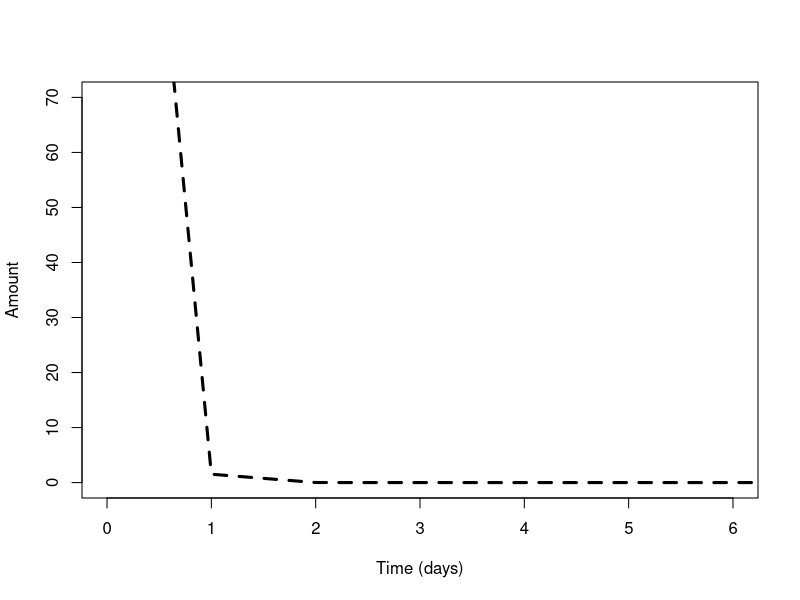
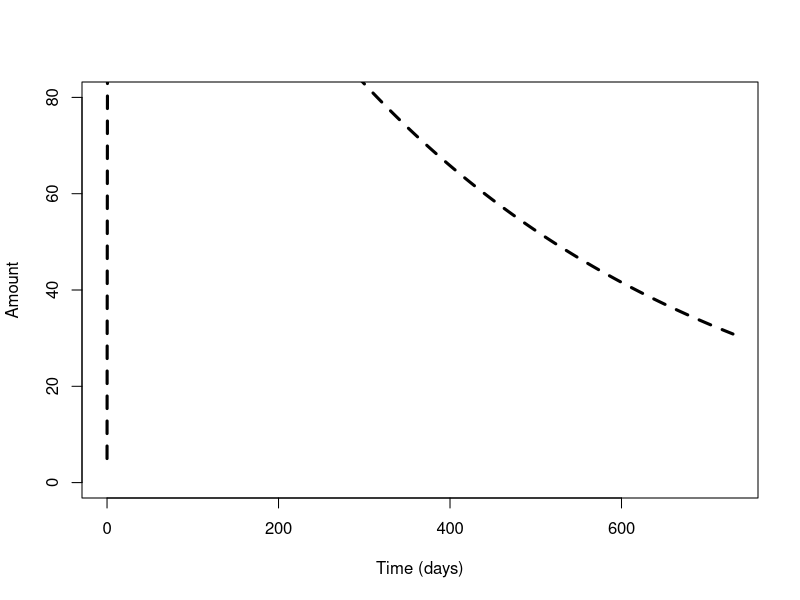
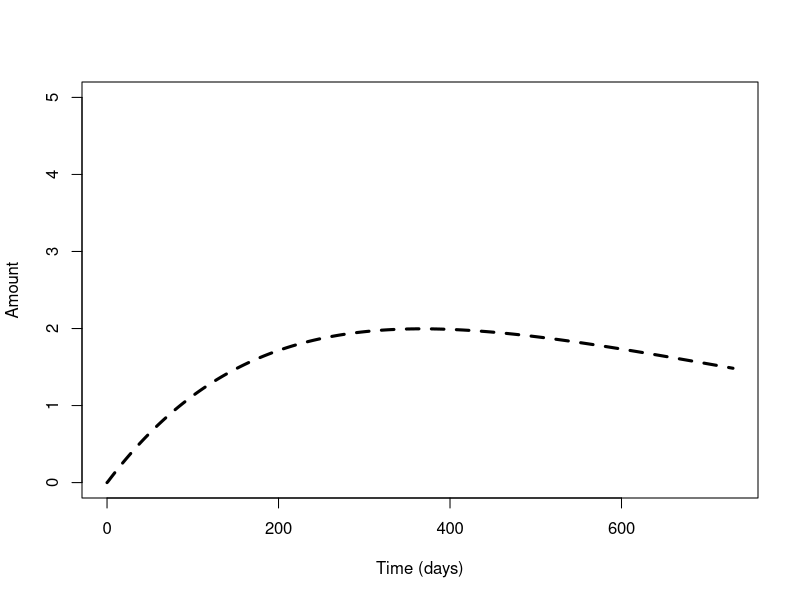
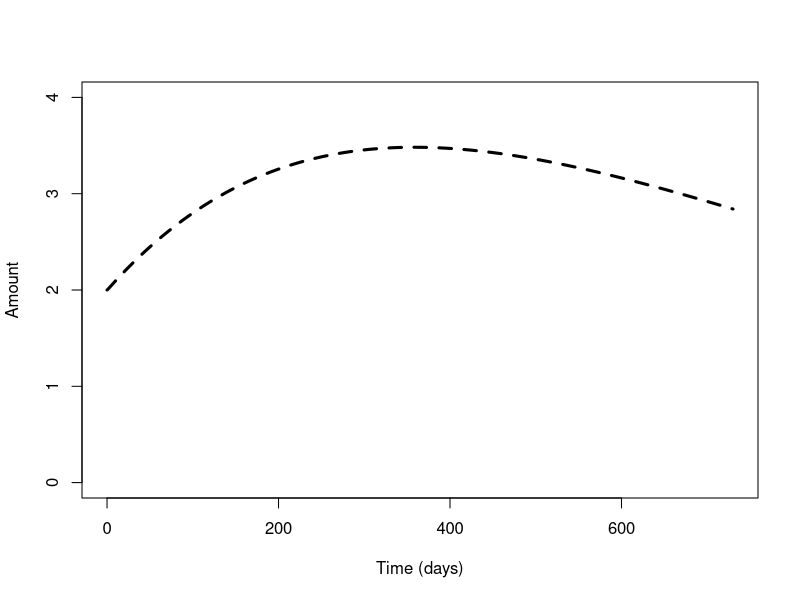
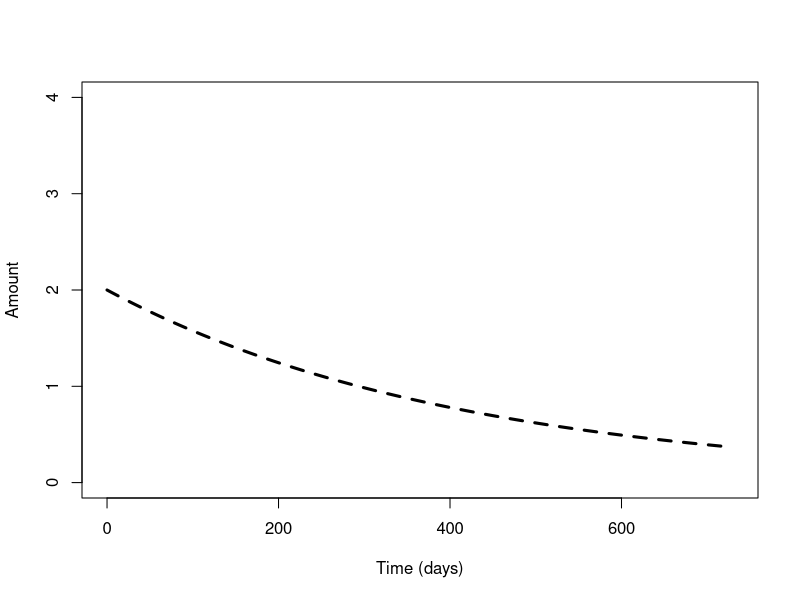
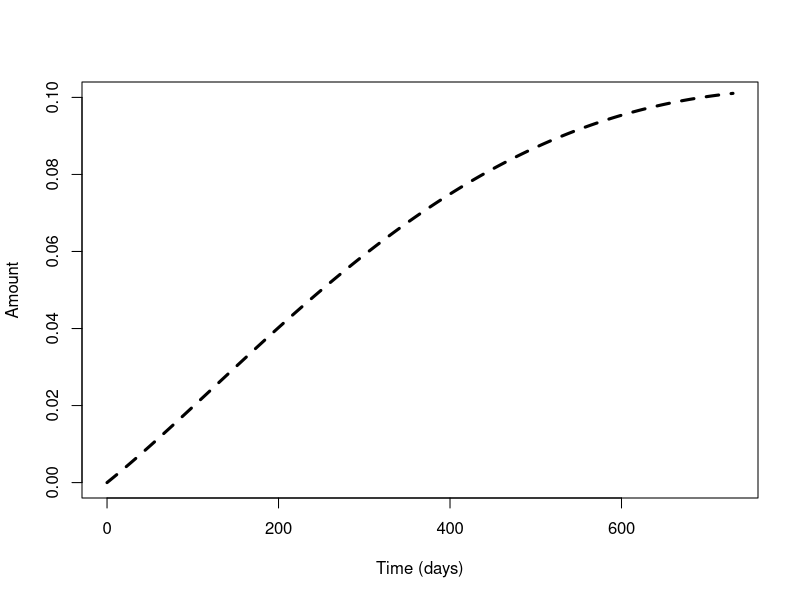
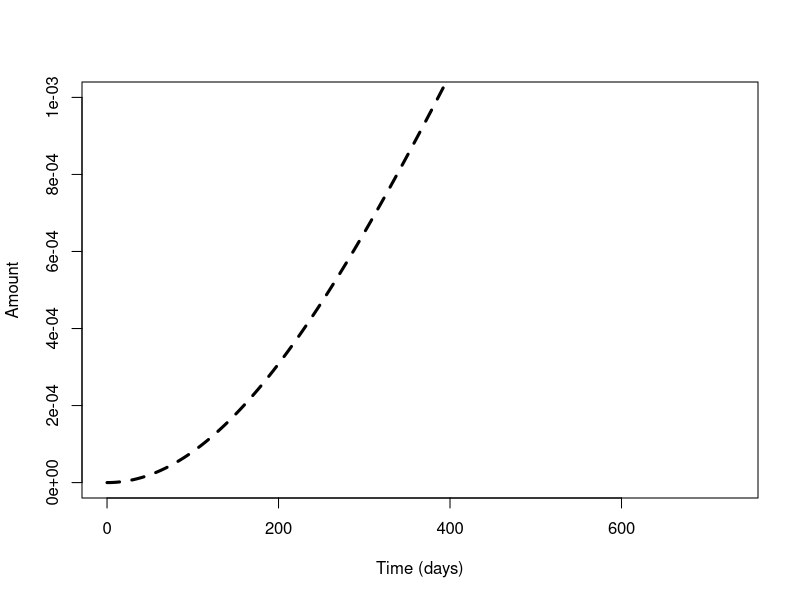
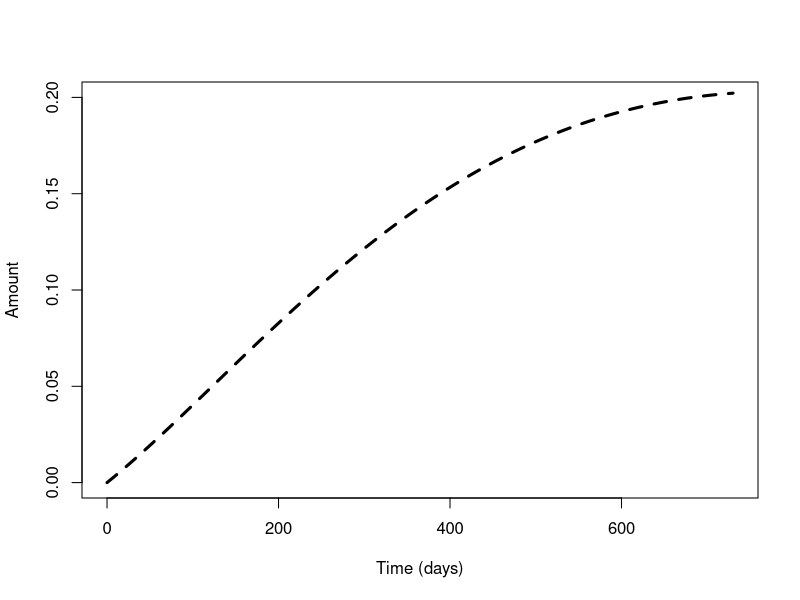

R code for these plots, in order: (Note: this script raises an error after producing the figures.)
# TB model in R

rm(list=ls())

# get the ODE solver
library(deSolve)

# make the function of the system
model = function (current_timepoint, state_values, parameters)
{
  # create state variables (local variables)
  Vaccine = state_values [1]       
  Makrofag = state_values [2]
  IL12 = state_values [3]
  Th0_IL12 = state_values [4]
  Th0_IL17 = state_values [5]
  Th1 = state_values [6]
  IL2 = state_values [7]
  IFNg = state_values [8]
  IFNgk = state_values [9]
  TNFa = state_values [10]
  Dendrit = state_values [11]
  IL23 = state_values [12]
  Th17 = state_values [13]
  IL17 = state_values [14]
  GranulotcytKnoglemarv = state_values[15]
  #kM = state_values[16]
  
  
  #      ifelse current_timepoint >= stop
  #      ifelse (dVaccine =  initialværdi / (- Kv_m -  Kv_d - Kv_Gk)
  # Evt. skal dødsraterne ganges på med mængden
  
 # stop = 
  
  with ( 
    as.list (parameters),     # variable names within parameters can be used 
    {
      
      #if (Vaccine <0) {
      #  Vaccine = 0  
      #}
      

      
      Kv_m = 5*(250-Vaccine0)/((250-Vaccine0)+1)-(250-Vaccine0)*0.02
      Kv_d = 5*Vaccine0/(Vaccine0+1)-Vaccine0*0.02
      
      
      Kv_m <- ifelse(Vaccine > 0, Kv_m, 0) # Så der ikke bliver trukket fra vaccine
      Kv_d <- ifelse(Vaccine > 0, Kv_d, 0)
      Kv_Gk <- ifelse(Vaccine > 0, Kv_Gk.value, 0)
      

      #Vaccine <- ifelse(Kv_d > 0, Vaccine,0)

      #Kv_m = 1
      #Kv_d = 1
      
      
      dVaccine = - Vaccine*Kv_m - Vaccine*Kv_d - Vaccine*Kv_Gk
      #Vaccine[Vaccine<0] <- 0
      
     # Vaccine = ifelse(Vaccine<0,0,Vaccine)
      
      
      # if (Vaccine < 0) {
      #   Vaccine = 0
      # } else {
      #   dVaccine = - Vaccine*Kv_m - Vaccine*Kv_d - Vaccine*Kv_Gk
      # }
      
      

      #apply(dVaccine, 2,- Vaccine*Kv_m - Vaccine*Kv_d - Vaccine*Kv_Gk {ifelse(Vaccine < 0, 0, Vaccine)}) 
     
      
      dMakrofag = Vaccine*(Kv_m) + TNFa * KTNFa_m + IFNgk * KIFNgk_m - Makrofag*sigma_m
      dIL12 = Makrofag * Km_IL12 - IL12 * KIL12_Th0 - IL12*sigma_IL12
      dTh0_IL12 = Makrofag * Km_Th0 + IL12 * KIL12_Th0 - Th0_IL12 * KTh0_Th1 + IL2 * KIL2_Th0  - Th0_IL12*sigma_Th0_IL12
      dTh1 = Th0_IL12 * KTh0_Th1 - Th1*sigma_Th1
      dIL2 = Th1 * KTh1_IL2 - IL2*sigma_IL2
      dIFNg = Th1 * KTh1_IFNg + Th17 * KTh17_IFNg + Th0_IL12 * KTh0_IL12_IFNg + IFNgk * KIFNgk_IFNg - IFNg * KIFNg_IFNgk + Th0_IL17 * KTh0_IL17_IFNg - IFNg*sigma_IFNg
      dIFNgk = - IFNgk * KIFNgk_IFNg + IFNg * KIFNg_IFNgk - IFNgk*sigma_IFNgk
      dTNFa = Makrofag * Km_TNFa - TNFa*sigma_TNFa
      dTh0_IL17 = IL23 * KIL23_Th0 - Th0_IL17 * KTh0_Th17 - Th0_IL17*sigma_Th0_IL17
      dDendrit = Vaccine*Kv_d - Dendrit*sigma_d
      dIL23 = Dendrit * Kd_IL23 - IL23*sigma_IL23
      dTh17 = Th0_IL17 * KTh0_Th17 - Th17*sigma_Th17
      dIL17 = Th17 * KTh17_IL17 - IL17*sigma_IL17
      dGranulocytKnoglemarv =  Vaccine*Kv_Gk + IL17 * KIL17_Gk - GranulotcytKnoglemarv*sigma_Gk 
      
     



      
      
      
      # combine results
      results = c(dVaccine, dMakrofag, dIL12, dTh0_IL12, dTh0_IL17, dTh1, dIL2, dIFNg, dIFNgk, dTNFa, dDendrit,
                  dIL23, dTh17, dIL17, dGranulocytKnoglemarv)
      list (results)
    }
  )
}

# parameters

KTh0_IL17_IFNg.value <- 0.00009
KTh0_IL12_IFNg.value <- 0.00009
#Kv_m.value <- 0.02
#Kv_d.value <- 0.000003
Kv_Gk.value <- 0.00009 # Ændre denne værdi for dose elimination
KTNFa_m.value <- 0.00009
KIFNgk_m.value <- 0.00009
Km_IL12.value <- 0.00009
KIL12_Th0.value <- 0.0009 
Km_Th0.value <- 0.00009
KTh0_Th1.value <- 0.00009 
KTh0_Th17.value <- 0.00009
KIL23_Th0.value <- 0.00009 
KIL2_Th0.value <- 0.009 
KTh1_IL2.value <- 0.00009
KIFNgk_IFNg.value <- 0.00009 
KTh0_IFNg.value <- .00009 
KTh1_IFNg.value <- .00009
KTh17_IFNg.value <- .009
KIFNg_IFNgk.value <- .00009
Km_TNFa.value <- .00009
Kd_IL23.value <- 0.00009
KTh17_IL17.value <- .00009
KIL17_Gk.value <- .00009
sigma_m.value <- 0.0023
sigma_IL12.value <- 0.0023
sigma_Th0_IL12.value <- 0.0023
sigma_Th0_IL17.value <- 0.0023
sigma_Th1.value <- 0.0023 #0.8
sigma_IL2.value <- 0.0023
sigma_IFNg.value <- 0.0023
sigma_IFNgk.value <- 0.0023
sigma_TNFa.value <- 0.0023
sigma_d.value <- 0.0023
sigma_IL23.value <- 0.0023
sigma_Th17.value <- 0.0023
sigma_IL17.value <- 0.0023
sigma_Gk.value <- 0.0023

parameter.list <- c(KTh0_IL17_IFNg = KTh0_IL17_IFNg.value, Kv_Gk = Kv_Gk.value, KTNFa_m = KTNFa_m.value, 
                    KIFNgk_m = KIFNgk_m.value,Km_IL12 = Km_IL12.value, KIL12_Th0 = KIL12_Th0.value,Km_Th0 = Km_Th0.value, 
                    KTh0_Th1 = KTh0_Th1.value, KTh0_Th17 = KTh0_Th17.value, KIL23_Th0 = KIL23_Th0.value,
                    KIL2_Th0 = KIL2_Th0.value, KTh1_IL2 = KTh1_IL2.value, KIFNgk_IFNg = KIFNgk_IFNg.value, 
                    KTh0_IL12_IFNg = KTh0_IL12_IFNg.value, KTh1_IFNg = KTh1_IFNg.value, KTh17_IFNg = KTh17_IFNg.value, 
                    KIFNg_IFNgk = KIFNg_IFNgk.value, Km_TNFa = Km_TNFa.value, Kd_IL23 = Kd_IL23.value, 
                    KTh17_IL17 = KTh17_IL17.value, KIL17_Gk = KIL17_Gk.value, sigma_m = sigma_m.value,
                    sigma_IL12 = sigma_IL12.value, sigma_Th0_IL12 = sigma_Th0_IL12.value, sigma_Th1 = sigma_Th1.value,
                    sigma_IL2 = sigma_IL2.value, sigma_IFNg = sigma_IFNg.value, sigma_IFNgk = sigma_IFNgk.value,
                    sigma_TNFa = sigma_TNFa.value, sigma_d = sigma_d.value, sigma_IL23 = sigma_IL23.value,
                    sigma_Th17 = sigma_Th17.value, sigma_IL17 = sigma_IL17.value, sigma_Gk = sigma_Gk.value,sigma_Th0_IL17 = sigma_Th0_IL17.value)

# initial values
Vaccine0 = 200
Makrofag0 = 5
IL120 = 0
Th0_IL12_0 = 2
Th0_IL17_0 = 2
Th10 = 0
IL20 = 0
IFNg0 = 0
IFNgk0 = 0
TNFa0 = 0
Dendrit0 = 5
IL230 = 0
Th170 = 0
IL170 = 0
GranulotcytKnoglemarv0 = 0

initial.values <- c(Vaccine = Vaccine0, Makrofag = Makrofag0, IL12 = IL120, Th0_IL12 = Th0_IL12_0, Th0_IL17 = Th0_IL17_0, Th1 = Th10, IL2 = IL20, IFNg = IFNg0, 
                    IFNgk = IFNgk0, TNFa = TNFa0, Dendrit = Dendrit0, IL23 = IL230, Th17 = Th170, IL17 = IL170, 
                    GranulotcytKnoglemarv = GranulotcytKnoglemarv0)

# Output timepoints
time.points <- seq(0,2*365,by=1)

# simulate the epidemic
output <- ode(y=initial.values,times = time.points,func = model, parms = parameter.list)

# Plot the result 

# IL12 pathway
plot(Vaccine~time,data=output,type='l',lwd=3,lty=2,col='black',ylim=c(0,70),xlim=c(0,6),ylab='Amount',xlab='Time (days)')
plot(Makrofag~time,data=output,type='l',lwd=3,lty=2,col='black',ylim=c(0,80),ylab='Amount',xlab='Time (days)')
plot(IL12~time,data=output,type='l',lwd=3,lty=2,col='black',ylim=c(0,5),ylab='Amount',xlab='Time (days)')
plot(Th0_IL12~time,data=output,type='l',lwd=3,lty=2,col='black',ylim=c(0,4),ylab='Amount',xlab='Time (days)')
plot(Th0_IL17~time,data=output,type='l',lwd=3,lty=2,col='black',ylim=c(0,4),ylab='Amount',xlab='Time (days)')
plot(Th1~time,data=output,type='l',lwd=3,lty=2,col='black',ylim=c(0,0.1),ylab='Amount',xlab='Time (days)')
plot(IL2~time,data=output,type='l',lwd=3,lty=2,col='black',ylim=c(0,0.001),ylab='Amount',xlab='Time (days)')
plot(IFNg~time,data=output,type='l',lwd=3,lty=2,col='black',ylim=c(0,0.2),ylab='Amount',xlab='Time (days)')
plot(IFNgk~time,data=output,type='l',lwd=3,lty=2,col='black',ylim=c(0,0.002),ylab='Amount',xlab='Time (days)')
plot(TNFa~time,data=output,type='l',lwd=3,lty=2,col='black',ylim=c(0,0.6),ylab='Amount',xlab='Time (days)')

# IL17 pathway
plot(Dendrit~time,data=output,type='l',lwd=3,lty=2,col='black',ylim=c(0,100),ylab='Amount',xlab='Time (days)')
plot(IL23~time,data=output,type='l',lwd=3,lty=2,col='black',ylim=c(0,5),ylab='Amount',xlab='Time (days)')
plot(Th17~time,data=output,type='l',lwd=3,lty=2,col='black',ylim=c(0,0.1),ylab='Amount',xlab='Time (days)')
plot(IL17~time,data=output,type='l',lwd=3,lty=2,col='black',ylim=c(0,0.001),ylab='Amount',xlab='Time (days)')
plot(GranulotcytKnoglemarv~time,data=output,type='l',lwd=3,lty=2,col='black',ylim=c(0,0.001),ylab='Amount',xlab='Time (days)')

#plot(Kv_d~time,data=output,type='l',lwd=3,lty=2,col='black',ylim=c(0,500),ylab='Amount',xlab='Time (days)')

plot()

# Undersøger nu dendritter mod makrofager, samt infgamma for doserne 0.2,50,100,200,250

SimulatedDataDose100 <- as.data.frame(output)
DendritDose100 <- SimulatedDataDose100$Dendrit
IFNgDose100 <- SimulatedDataDose100$IFNg
MakrofagDose100 <- SimulatedDataDose100$Makrofag
Time <- SimulatedDataDose100$time

Data100 <- matrix(c(Time,DendritDose100,IFNgDose100,MakrofagDose100),nrow=length(MakrofagDose100))
write.csv(Data100,file = "Data200")

#SimulatedDataDose50 <- as.data.frame(output)
#DendritDose50 <- SimulatedDataDose50$Dendrit
#IFNgDose50 <- SimulatedDataDose50$IFNg
#MakrofagDose50 <- SimulatedDataDose50$Makrofag
#DendritDose50 <- DendritDose50




# Herfra loades data
DATA <- read.table("DataUdenHuller.csv", header=TRUE, sep=";", as.is=TRUE)

VaccineDATA = as.numeric(gsub(",", ".", gsub("\\.", "", DATA$H56.vacc..Dose)))
RestimulerendeVaccineData = as.numeric(gsub(",", ".", gsub("\\.", "", DATA$H56.restim..ug.ml.)))
IL17DATA = as.numeric(gsub(",", ".", gsub("\\.", "", DATA$mean...IL.17)))
INFgDATA = as.numeric(gsub(",", ".", gsub("\\.", "", DATA$mean...IFNg)))
IL2DATA= as.numeric(gsub(",", ".", gsub("\\.", "", DATA$mean...IL.2)))
INFaDATA= as.numeric(gsub(",", ".", gsub("\\.", "", DATA$mean...TNFa)))


plot(VaccineDATA,IL17DATA,xlim=c(0,50))
plot(RestimulerendeVaccineData,IL17DATA,xlim=c(0,100))

CelleData <- read.table("Celler.csv", header=TRUE, sep=";", as.is=TRUE)
plot(CelleData$Time..days,CelleData$Response..SFU.mill.splenocytes.)




dose0CelleData <- CelleData[1:45,c('Time..days.','Response..SFU.mill.splenocytes.')]
dose01CelleData <- CelleData[46:90,c('Time..days.','Response..SFU.mill.splenocytes.')]

plot(dose01CelleData$Time..days,dose01CelleData$Response..SFU.mill.splenocytes.)
